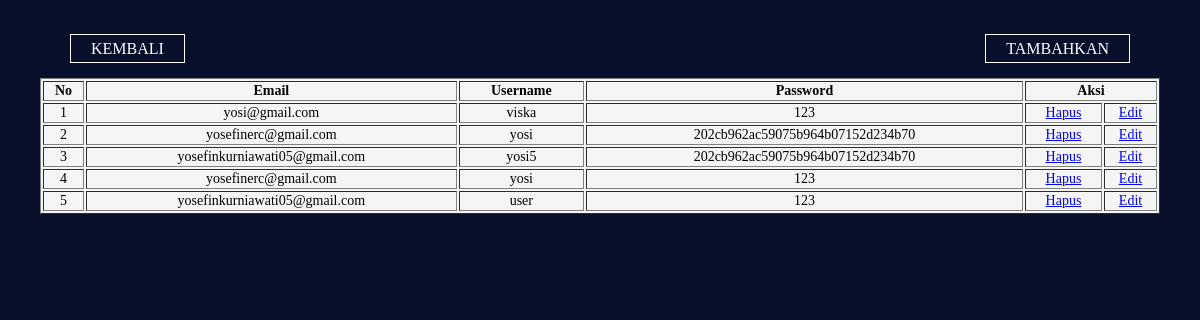
The app's page /tabel_user.php with its own data.
### tables this page shows
CREATE TABLE `user` (
  `id_user` int(11) NOT NULL,
  `email` varchar(225) NOT NULL,
  `username` varchar(255) DEFAULT NULL,
  `password` varchar(255) DEFAULT NULL,
  `role` varchar(225) DEFAULT NULL
);

### tabel_user.php (the view, shortened to what this page needs)
<!DOCTYPE html>
<html lang="en">
<head>
</head>
<body>
    <table border="1">
        <tr>
            <th>No</th>
            <th>Email</th>
            <th>Username</th>
            <th>Password</th>
            <th colspan="2">Aksi</th>
        </tr>
    <div class="button">
        <a href="admin.php" class="btn1">KEMBALI</a>
    </div>
    <div class="button2">
        <a href="register.php" class="btn2">TAMBAHKAN</a>
    </div>
<?php
$nomor=1;
$mysqli = new mysqli('localhost', 'root', '', 'rumah_adat');
$query_mysql=mysqli_query($mysqli, "SELECT * FROM user ") or die (mysqli_error());
while($data= mysqli_fetch_array($query_mysql)){
?>
<tr>
    <td><?php echo $nomor++;?></td>
    <td><?php echo $data["email"];?></td>
    <td><?php echo $data["username"];?></td>
    <td><?php echo $data["password"];?></td>
    <td><span><a href='delet_user.php?id_user=<?php echo $data["id_user"];?>'>Hapus</a></span></td>
    <td><span><a href='edit_user.php?id_user=<?php echo $data["id_user"];?>'>Edit</a></span></td>
    <?php }?>
</tr>
</table>
</body>
</html>

### tabel_user.php (style rules this page uses)
body { margin: 40px; font-family: "poppins", "sans-serif"; background-color: #070F2B; }
table { width: 100%; font-size: 14px; color: black; white-space: nowrap; text-align: center; background-color: whitesmoke; margin-top: 7%; }
.button { position:absolute; top: 5%; left: 5%; transform: translate(-50%-50%); display: inline-block; }
.btn1 { border: 1px solid; padding: 5px 20px; color: white; text-decoration: none; transition: 0.6s ease; margin: 10px; }
.button2 { position:absolute; top: 5%; right: 5%; transform: translate(-50%-50%); display: inline-block; }
.btn2 { border: 1px solid; padding: 5px 20px; color: white; text-decoration: none; transition: 0.6s ease; margin: 10px; }

### records on screen
user: email "yosi@gmail.com", username "viska", password "123"
user: email "yosefinerc@gmail.com", username "yosi", password "202cb962ac59075b964b07152d234b70"
user: email "yosefinkurniawati05@gmail.com", username "yosi5", password "202cb962ac59075b964b07152d234b70"
user: email "yosefinerc@gmail.com", username "yosi", password "123"
user: email "yosefinkurniawati05@gmail.com", username "user", password "123"
